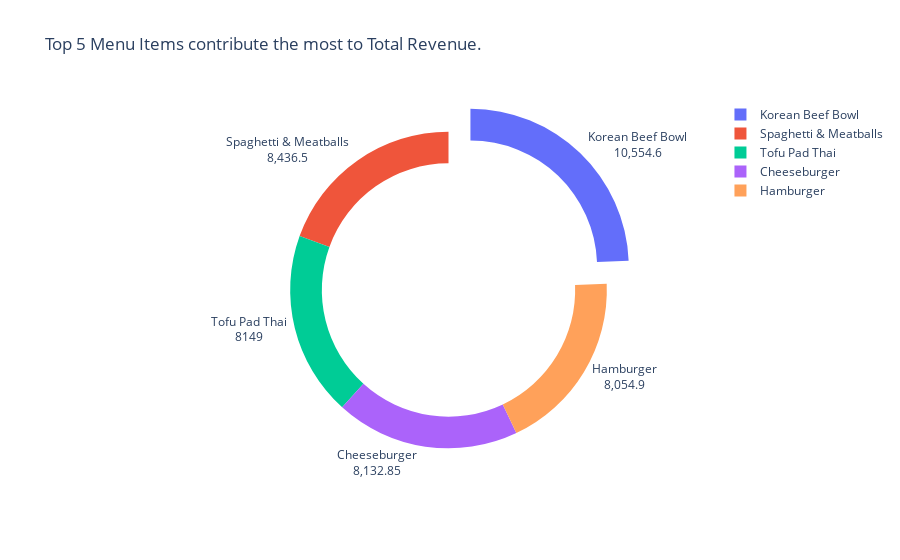

The notebook cell this image was saved under:
### Markdown cell above
### Top 5 Menu Items contribute the most to Total Revenue.

### Code cell
query = """
SELECT 
    m.item_name,
    sum(price) as total_revenue
FROM
    menu_items m
        JOIN
    order_details o ON m.menu_item_id = o.item_id
GROUP BY m.item_name
ORDER BY total_revenue DESC
LIMIT 5;
"""

cur.execute(query)

data = cur.fetchall()

data

df = pd.DataFrame(data, columns = ['item_name','revenue'])
fig = px.pie(df, names = 'item_name', values = 'revenue' ,hole = 0.8,title = 'Top 5 Menu Items contribute the most to Total Revenue.')

max_index = df['revenue'].idxmax()  
pull_values = [0.2 if i == max_index else 0 for i in range(len(df))]

fig.data[0].pull = pull_values
fig.update_traces(textinfo='label+value')
fig.show()

### Figure 1 — Plotly figure (JSON) as saved in the notebook; plotly's stock layout.template omitted (floating-point values rounded to 4 significant figures)
{"data": [{"domain": {"x": [0, 1], "y": [0, 1]}, "hole": 0.8, "hovertemplate": "item_name=%{label}<br>revenue=%{value}<extra></extra>", "labels": ["Korean Beef Bowl", "Spaghetti & Meatballs", "Tofu Pad Thai", "Cheeseburger", "Hamburger"], "legendgroup": "", "name": "", "pull": [0.2, 0, 0, 0, 0], "showlegend": true, "textinfo": "label+value", "type": "pie", "values": [10550.0, 8436.0, 8149, 8133.0, 8055.0]}], "layout": {"autosize": true, "legend": {"tracegroupgap": 0}, "title": {"text": "Top 5 Menu Items contribute the most to Total Revenue."}}}
